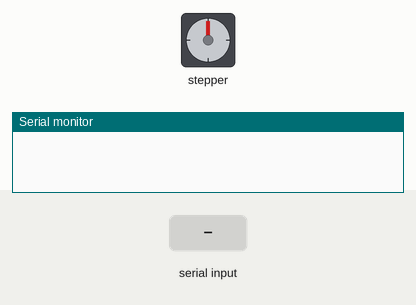
This sketch was run on a simulated Arduino Uno, built with avr-gcc and run on an emulated ATmega328P. On the bench: stepper motor, the last lines printed to the serial monitor. The inputs (shaded band) are chosen by the test bench. Stepper angles assume 200 steps per turn.

Above: at 1.2 s.
1.3 s: "B" received over Serial
At 1.45 s:
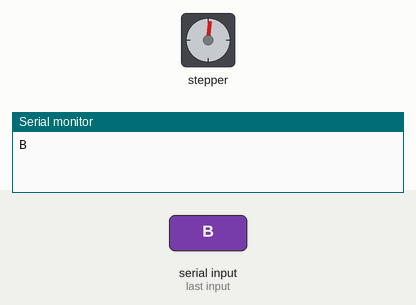
At 2.05 s:
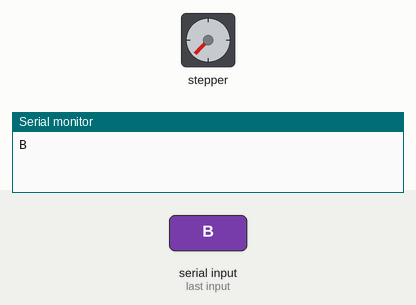
4.3 s: "N" received over Serial
7.3 s: "B" received over Serial
10.3 s: "N" received over Serial
15.1 s: "N" received over Serial
At 15.34 s:
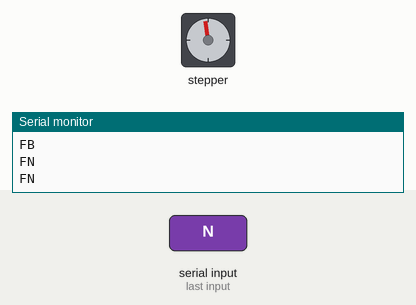
Timing chart, 0 to 18.7 s (numbered marks = the images above; inputs shaded):
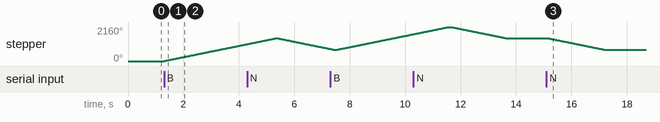

Measured:
- after the input at 1.3 s, stepper: keeps turning clockwise at about 359°/s, starting at once
- after the input at 15.1 s, stepper: turns 720° counter-clockwise in 2.0 s, starting after 0.10 s

The sketch:

arudino.ino
```cpp
#include <Stepper.h>

#include "controller.h"

Stepper stepper(DEFAULT_STEPS,LEFT1,LEFT2,RIGHT1,RIGHT2);

void setup(){
  setupStepper();
  Serial.begin(PORT_RATE);
}

void loop(){
  char _RECV[SIZE];
  recv_data(_RECV);
  state = state_machine(_RECV);
  controlServo(state);
  delay(100);
}

void setupStepper(){
  stepper.setSpeed(DEFAULT_SPEED);
}


void forward(double range){
  stepper.step(range);
  Serial.print("F");
}

void backward(double range){
  stepper.step(-range);
  Serial.print("F");
}

void recv_data(char* _RECV){
  int counter=0;
  memset(_RECV,'\0',SIZE);
  if(Serial.available()){
    _RECV[counter] = (char)Serial.read();
    Serial.println(_RECV);
  }
}

void controlServo(int state){
    double range=0.0;
    switch(state){
      case 0:forward(B_RANGE);
             break;
      case 1:backward(N_RANGE);
             break;
      case 9:
             break;
    }
}
```

controller.h
```cpp
#ifndef CONTROLLER_H_
#define CONTROLLER_H_
#include<string.h>
#define SIZE 16
#define PORT_RATE 19200
#define LEFT1 6
#define LEFT2 7
#define RIGHT1 8
#define RIGHT2 9
#define DEFAULT_STEPS 200
#define DEFAULT_SPEED 60
#define B_RANGE 800
#define N_RANGE 400
int state;
void setupStepper();
void recv_data(char* _RECV);
int state_machine(char* _RECV);
void controlServo(int state);
void forward(double range);
void backward(double range);

int state_machine(char* _RECV){
    if(!strcmp(_RECV,"B"))
        return 0;
    else if(!strcmp(_RECV,"N"))
        return 1;
    else
        return 9;
}


#endif
```
